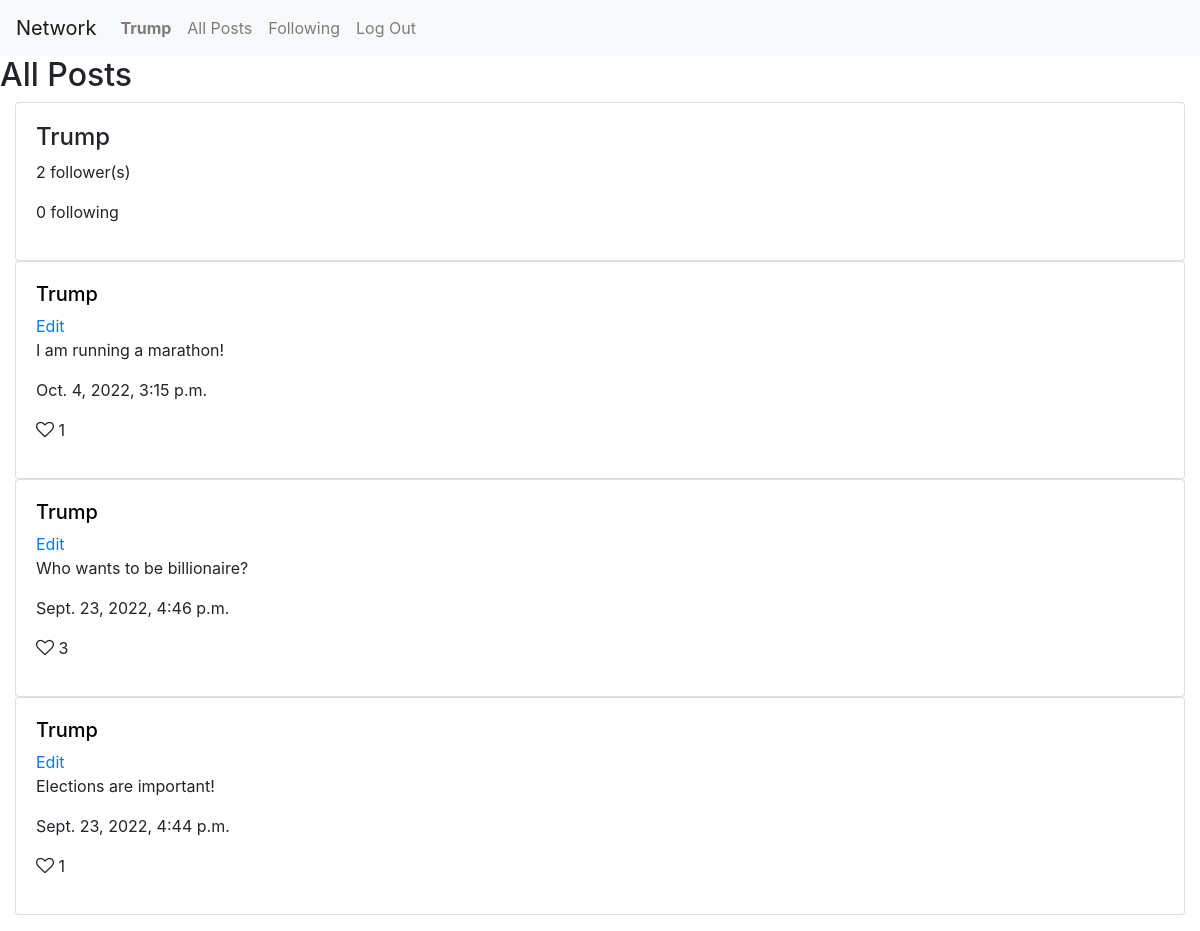
Page /profile/Trump (signed in) on the committed database.
### network/models.py (models this page shows, shortened)
class User(AbstractUser):
    pass
    followers = models.ManyToManyField('self', symmetrical=False, related_name= "following",
                blank=True)
    def count_followers(self):
        return self.followers.count()
    def count_following(self):
        return User.objects.filter(followers=self).count()

class Post(models.Model):
     post_id = models.AutoField(primary_key=True)
     postNote = models.TextField()
     poster = models.ForeignKey(User, on_delete=models.CASCADE, related_name="posts", null = True)
     timeStamp = models.DateTimeField(auto_now_add=True, null=True)
     likes = models.IntegerField(default = 0, null=True)
     likers =  models.ManyToManyField(User,  related_name="likerz", null = True)

### network/views.py (the view)
# urls.py: path("profile/<str:profile>",views.profile, name = "profile"),
def profile(request, profile):
    profile = User.objects.get(username = profile)
    print(request.user.is_authenticated and request.user == profile)
    if request.user.is_authenticated:
        text = "unfollow" if profile.followers.contains(request.user) else "follow"
    else :
        text ="ignore" #shouldn't be displayed
    post_list = Post.objects.order_by("-timeStamp").filter(poster = profile)
    paginator = Paginator(post_list, 8)
    page_number = request.GET.get('page')
    page_obj = paginator.get_page(page_number)
    return render(request, 'network/profilePage.html',
        {'profile': profile,
         "page_obj" : page_obj,
         'isSelf' : (request.user.is_authenticated and request.user == profile ),
         'follow' : text,
         'followers' : profile.count_followers(),
         'following' : profile.count_following(),
          })

### network/templates/network/profilePage.html (shortened to what this page needs)
{% extends "network/layout.html" %}
{% load static %}
{% block body %}
    <h2>All Posts</h2>
    <div  class = "container-fluid">
        <div class="card space" >
            <h4> {{ profile.username| capfirst }}</h4>
            <p>{{ followers }} follower(s) </p>
            <p>{{ following }} following </p>
        </div>
    </div>
   <div id="posts-view">
    {% for post in page_obj %}
    <div  class = "container-fluid">
        <div id = "{{ post.post_id }}"class="card space" >
                <a  style="color:black" href="{% url 'profile' post.poster %}" ><h5> {{ post.poster| capfirst }}</h5> </a>
                {% if user.is_authenticated %}
                    {% if user == post.poster %}
                        <a class = "link" id = "a{{ post.post_id }}" href="{% url 'edit' %}">Edit</a>
                    {% endif %}
                {% endif %}
                <p class =  "post" id = "post{{ post.post_id }}"> {{ post.postNote }}</p>
                <p> {{ post.timeStamp }}</p>
                {% if  user in  post.likers.all %}
                    <p id = "like{{ post.post_id }}" ><a  class = "like" id = "c{{post.post_id}}" ><i  id = "b{{ post.post_id }}" class=" fa fa-heart" style="font-size:18px; color: blue"></i> </a> {{post.likes}}</a></p>
                {% else %}
                    <p id = "like{{ post.post_id }}" ><a  class = "like" id = "c{{post.post_id}}"><i  id = "b{{ post.post_id }}" class=" fa fa-heart-o" style="font-size:18px"></i> </a> {{post.likes}}</a></p>
                {% endif %}
        </div>
    </div>
    {% empty %}
        <div> No Posts Avialable.</div>
    {% endfor %}
</div>
{% endblock %}

### network/templates/network/layout.html (shortened to what this page needs)
{% load static %}
<!DOCTYPE html>
<html lang="en">
    <head>
        <link rel="stylesheet" href="https://stackpath.bootstrapcdn.com/bootstrap/4.4.1/css/bootstrap.min.css">
        <link href="{% static 'network/styles.css' %}" rel="stylesheet">
        <link rel="stylesheet" href="https://cdnjs.cloudflare.com/ajax/libs/font-awesome/4.7.0/css/font-awesome.min.css">
    </head>
    <body>
        <nav class="navbar navbar-expand-lg navbar-light bg-light">
            <a class="navbar-brand" href="#">Network</a>
            <div>
              <ul class="navbar-nav mr-auto">
                {% if user.is_authenticated %}
                    <li class="nav-item">
                        <a class="nav-link" href="#"><strong>{{ user.username }}</strong></a>
                    </li>
                {% endif %}
                <li class="nav-item">
                  <a class="nav-link" href="{% url 'index' %}">All Posts</a>
                </li>
                {% if user.is_authenticated %}
                    <li class="nav-item">
                        <a class="nav-link" href="{% url 'following' %}">Following</a>
                    </li>
                    <li class="nav-item">
                        <a class="nav-link" href="{% url 'logout' %}">Log Out</a>
                    </li>
                {% endif %}
              </ul>
            </div>
          </nav>
        <div class="body">
            {% block body %}
            {% endblock %}
        </div>
    </body>
</html>

### network/static/network/styles.css (style rules this page uses)
.space { padding : 20px; }

### rows in the picture
User: username "Trump"
Post: poster "Trump", postNote "I am running a marathon!", timeStamp "Oct. 4, 2022, 3:15 p.m.", likes "1"
Post: poster "Trump", postNote "Who wants to be billionaire?", timeStamp "Sept. 23, 2022, 4:46 p.m.", likes "3"
Post: poster "Trump", postNote "Elections are important!", timeStamp "Sept. 23, 2022, 4:44 p.m.", likes "1"

### other values in the picture
{{ followers }} "2"
{{ following }} "0"
